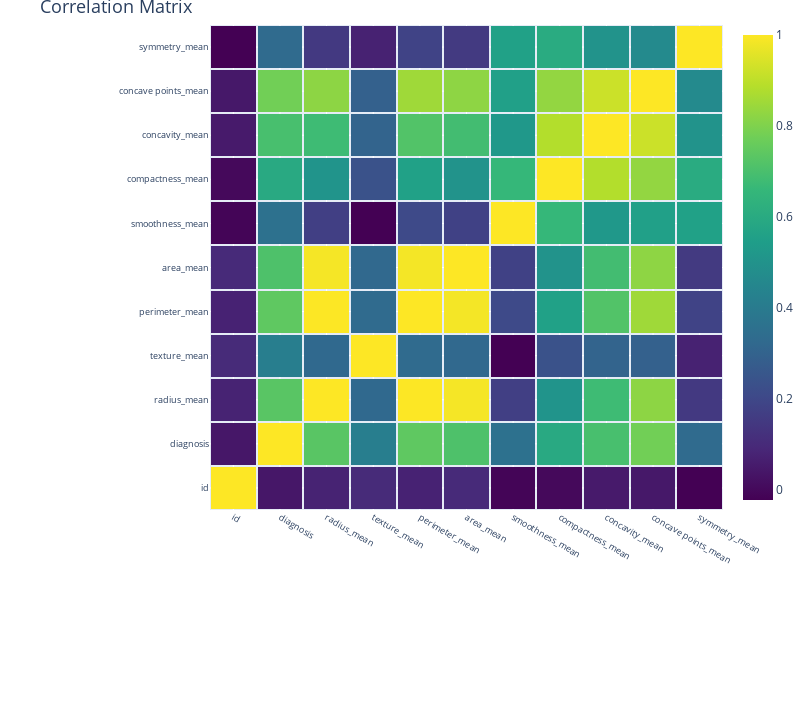

Source (notebook cell):
### Markdown cell above
Correlation matrix

### Code cell
correlation = df_cancer_mean.corr()
#tick labels
matrix_cols = correlation.columns.tolist()
#convert to array
corr_array  = np.array(correlation)
trace = go.Heatmap(z = corr_array,
                   x = matrix_cols,
                   y = matrix_cols,
                   xgap = 2,
                   ygap = 2,
                   colorscale='Viridis',
                   colorbar   = dict() ,
                   text = ["Correlation"]
                  )
layout = go.Layout(dict(title = 
                            dict(text = 'Correlation Matrix', 
                                 font = dict(size = 18)),                          
                        autosize = True,
                        height  = 720,
                        width   = 800,
                        margin  = dict(r = 0 ,l = 210,
                                       t = 25,b = 210,
                                     ),
                        yaxis   = dict(tickfont = dict(size = 9)),
                        xaxis   = dict(tickfont = dict(size = 9)),
                       )
                  )
fig = go.Figure(data = [trace],layout = layout)
py.iplot(fig)

### Figure 1 — Plotly figure (JSON) as saved in the notebook; plotly's stock layout.template omitted (floating-point values rounded to 4 significant figures)
{"data": [{"colorscale": [[0, "#440154"], [0.1111, "#482878"], [0.2222, "#3e4989"], [0.3333, "#31688e"], [0.4444, "#26828e"], [0.5556, "#1f9e89"], [0.6667, "#35b779"], [0.7778, "#6ece58"], [0.8889, "#b5de2b"], [1, "#fde725"]], "text": ["Correlation"], "type": "heatmap", "x": ["id", "diagnosis", "radius_mean", "texture_mean", "perimeter_mean", "area_mean", "smoothness_mean", "compactness_mean", "concavity_mean", "concave points_mean", "symmetry_mean"], "xgap": 2, "y": ["id", "diagnosis", "radius_mean", "texture_mean", "perimeter_mean", "area_mean", "smoothness_mean", "compactness_mean", "concavity_mean", "concave points_mean", "symmetry_mean"], "ygap": 2, "z": [[1, 0.03977, 0.07463, 0.09977, 0.07316, 0.09689, -0.01297, 9.57e-05, 0.05008, 0.04416, -0.02211], [0.03977, 1, 0.73, 0.4152, 0.7426, 0.709, 0.3586, 0.5965, 0.6964, 0.7766, 0.3305], [0.07463, 0.73, 1, 0.3238, 0.9979, 0.9874, 0.1706, 0.5061, 0.6768, 0.8225, 0.1477], [0.09977, 0.4152, 0.3238, 1, 0.3295, 0.3211, -0.02339, 0.2367, 0.3024, 0.2935, 0.0714], [0.07316, 0.7426, 0.9979, 0.3295, 1, 0.9865, 0.2073, 0.5569, 0.7161, 0.851, 0.183], [0.09689, 0.709, 0.9874, 0.3211, 0.9865, 1, 0.177, 0.4985, 0.686, 0.8233, 0.1513], [-0.01297, 0.3586, 0.1706, -0.02339, 0.2073, 0.177, 1, 0.6591, 0.522, 0.5537, 0.5578], [9.57e-05, 0.5965, 0.5061, 0.2367, 0.5569, 0.4985, 0.6591, 1, 0.8831, 0.8311, 0.6026], [0.05008, 0.6964, 0.6768, 0.3024, 0.7161, 0.686, 0.522, 0.8831, 1, 0.9214, 0.5007], [0.04416, 0.7766, 0.8225, 0.2935, 0.851, 0.8233, 0.5537, 0.8311, 0.9214, 1, 0.4625], [-0.02211, 0.3305, 0.1477, 0.0714, 0.183, 0.1513, 0.5578, 0.6026, 0.5007, 0.4625, 1]]}], "layout": {"autosize": true, "height": 720, "margin": {"b": 210, "l": 210, "r": 0, "t": 25}, "title": {"font": {"size": 18}, "text": "Correlation Matrix"}, "width": 800, "xaxis": {"tickfont": {"size": 9}}, "yaxis": {"tickfont": {"size": 9}}}}
